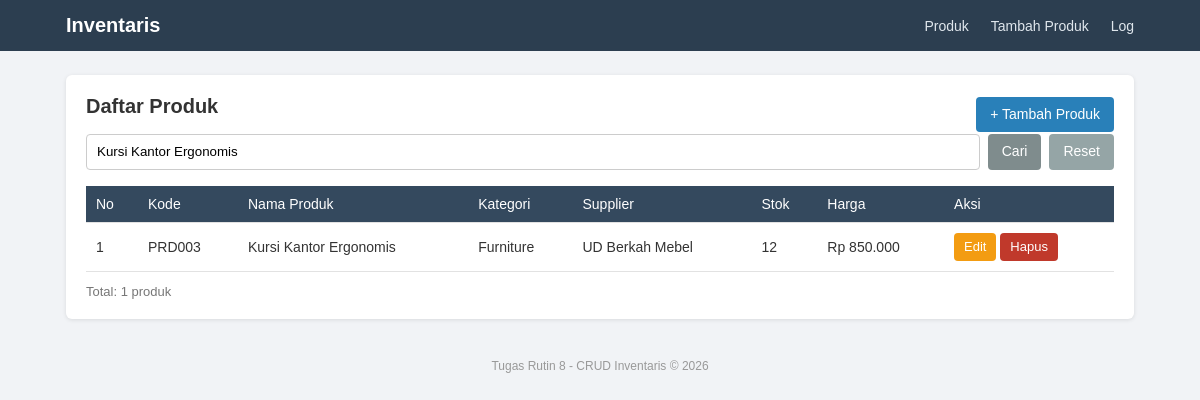
/index.php?cari=Kursi Kantor Ergonomis, run on the app's committed database.
### tables this page shows
CREATE TABLE produk (
    id_produk INT AUTO_INCREMENT PRIMARY KEY,
    kode_produk VARCHAR(20) NOT NULL UNIQUE,
    nama_produk VARCHAR(100) NOT NULL,
    id_kategori INT NOT NULL,
    id_supplier INT NOT NULL,
    stok INT NOT NULL DEFAULT 0,
    harga DECIMAL(12,2) NOT NULL DEFAULT 0,
    created_at TIMESTAMP DEFAULT CURRENT_TIMESTAMP,
    CONSTRAINT fk_produk_kategori FOREIGN KEY (id_kategori)
        REFERENCES kategori(id_kategori) ON UPDATE CASCADE ON DELETE RESTRICT,
    CONSTRAINT fk_produk_supplier FOREIGN KEY (id_supplier)
        REFERENCES supplier(id_supplier) ON UPDATE CASCADE ON DELETE RESTRICT
);

CREATE TABLE kategori (
    id_kategori INT AUTO_INCREMENT PRIMARY KEY,
    nama_kategori VARCHAR(50) NOT NULL UNIQUE,
    deskripsi VARCHAR(255)
);

CREATE TABLE supplier (
    id_supplier INT AUTO_INCREMENT PRIMARY KEY,
    nama_supplier VARCHAR(100) NOT NULL,
    no_telp VARCHAR(20),
    alamat VARCHAR(255)
);

### includes/functions.php (called while the page is built, shortened)
<?php
function rupiah($angka)
{
    return 'Rp ' . number_format($angka, 0, ',', '.');
}

### index.php (the view, shortened to what this page needs)
<?php
require_once 'includes/functions.php';
$db = Database::getInstance()->getConnection();
$cari = isset($_GET['cari']) ? trim($_GET['cari']) : '';
$perHalaman = 5;
$halaman = isset($_GET['hal']) ? (int) $_GET['hal'] : 1;
$where = '';
$params = [];
if ($cari !== '') {
    $where = "WHERE p.nama_produk LIKE :cari1 OR p.kode_produk LIKE :cari2 OR k.nama_kategori LIKE :cari3";
    $params = [
        ':cari1' => "%$cari%",
        ':cari2' => "%$cari%",
        ':cari3' => "%$cari%",
    ];
}
$stmt = $db->prepare("SELECT COUNT(*) FROM produk p
                      JOIN kategori k ON p.id_kategori = k.id_kategori
                      $where");
$stmt->execute($params);
$totalData = (int) $stmt->fetchColumn();
$offset = ($halaman - 1) * $perHalaman;
$sql = "SELECT p.id_produk, p.kode_produk, p.nama_produk, p.stok, p.harga,
               k.nama_kategori, s.nama_supplier
        FROM produk p
        JOIN kategori k ON p.id_kategori = k.id_kategori
        JOIN supplier s ON p.id_supplier = s.id_supplier
        $where
        ORDER BY p.id_produk DESC
        LIMIT :limit OFFSET :offset";
$stmt = $db->prepare($sql);
foreach ($params as $key => $val) {
    $stmt->bindValue($key, $val);
}
$stmt->bindValue(':limit', $perHalaman, PDO::PARAM_INT);
$stmt->bindValue(':offset', $offset, PDO::PARAM_INT);
$stmt->execute();
$produk = $stmt->fetchAll();
require_once 'includes/header.php';
?>
<div class="card">
    <div class="card-header">
        <h2>Daftar Produk</h2>
        <a href="create.php" class="btn btn-primary">+ Tambah Produk</a>
    </div>
    <form method="GET" class="form-cari">
        <input type="text" name="cari" placeholder="Cari nama, kode, atau kategori..." value="<?= htmlspecialchars($cari) ?>">
        <button type="submit" class="btn">Cari</button>
        <?php if ($cari !== ''): ?>
            <a href="index.php" class="btn btn-secondary">Reset</a>
        <?php endif; ?>
    </form>
    <div class="tabel-wrap">
        <table>
            <thead>
                <tr>
                    <th>No</th>
                    <th>Kode</th>
                    <th>Nama Produk</th>
                    <th>Kategori</th>
                    <th>Supplier</th>
                    <th>Stok</th>
                    <th>Harga</th>
                    <th>Aksi</th>
                </tr>
            </thead>
            <tbody>
                <?php $no = $offset + 1; ?>
                <?php foreach ($produk as $row): ?>
                    <tr>
                        <td><?= $no++ ?></td>
                        <td><?= htmlspecialchars($row['kode_produk']) ?></td>
                        <td><?= htmlspecialchars($row['nama_produk']) ?></td>
                        <td><?= htmlspecialchars($row['nama_kategori']) ?></td>
                        <td><?= htmlspecialchars($row['nama_supplier']) ?></td>
                        <td><?= htmlspecialchars($row['stok']) ?></td>
                        <td><?= htmlspecialchars(rupiah($row['harga'])) ?></td>
                        <td class="aksi">
                            <a href="update.php?id=<?= (int) $row['id_produk'] ?>" class="btn btn-sm btn-warning">Edit</a>
                            <form action="delete.php" method="POST" onsubmit="return confirm('Yakin mau hapus produk ini?')">
                                <button type="submit" class="btn btn-sm btn-danger">Hapus</button>
                            </form>
                        </td>
                    </tr>
                <?php endforeach; ?>
            </tbody>
        </table>
    </div>
    <p class="info">Total: <?= $totalData ?> produk</p>
</div>
<?php require_once 'includes/footer.php'; ?>

### style.css (style rules this page uses)
* { margin: 0; padding: 0; box-sizing: border-box; }
body { font-family: Arial, Helvetica, sans-serif; background: #f1f3f6; color: #333; font-size: 14px; }
.card { background: #fff; border-radius: 6px; padding: 20px; box-shadow: 0 1px 4px rgba(0, 0, 0, 0.1); margin-bottom: 20px; }
.card h2 { font-size: 20px; margin-bottom: 16px; }
.card-header { display: flex; justify-content: space-between; align-items: center; flex-wrap: wrap; gap: 10px; }
.btn { display: inline-block; padding: 8px 14px; border: none; border-radius: 4px; background: #7f8c8d; color: #fff; text-decoration: none; cursor: pointer; font-size: 14px; font-family: inherit; line-height: 1.4; }
.btn-primary { background: #2980b9; }
.btn-secondary { background: #95a5a6; }
.btn-warning { background: #f39c12; }
.btn-danger { background: #c0392b; }
.btn-sm { padding: 5px 10px; font-size: 13px; }
.form-cari { display: flex; gap: 8px; margin-bottom: 16px; flex-wrap: wrap; }
.form-cari input { flex: 1; min-width: 180px; padding: 8px 10px; border: 1px solid #ccc; border-radius: 4px; }
.tabel-wrap { overflow-x: auto; }
table { width: 100%; border-collapse: collapse; }
th, td { padding: 10px; border-bottom: 1px solid #e2e2e2; text-align: left; }
th { background: #34495e; color: #fff; font-weight: normal; }
.aksi { white-space: nowrap; }
.aksi form { display: inline; }
.info { margin-top: 12px; color: #777; font-size: 13px; }

### data on the page
produk: kode_produk "PRD003", nama_produk "Kursi Kantor Ergonomis", id_kategori.nama_kategori "Furniture", id_supplier.nama_supplier "UD Berkah Mebel", stok "12", harga "Rp 850.000"

### other printed values
$totalData "1"
